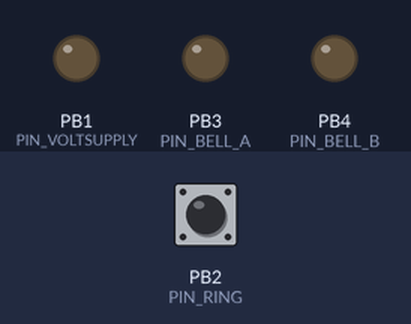
Bench run of a sketch on a simulated ATtiny85, built with avr-gcc and run on an emulated ATtiny85. Shown: output pins drawn as LEDs (lit = HIGH). Dashed ring = blinking. The inputs (shaded band) are chosen by the test bench; at power-on: PB2 (PIN_RING) HIGH.

Above: at 1.2 s.
1.3 s: PB2 (PIN_RING) pulled LOW for 0.15 s
At 2.5 s:
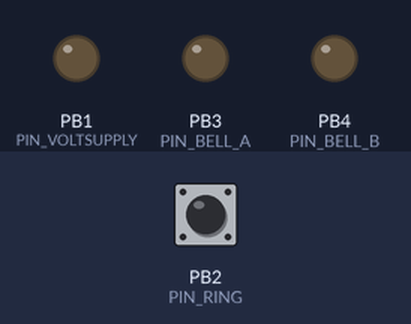
3.0 s: PB2 (PIN_RING) pulled LOW for 1 s
At 3.28 s:
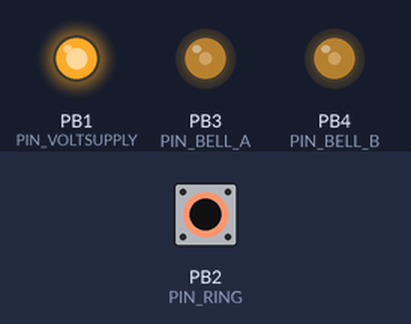
6.0 s: PB2 (PIN_RING) pulled LOW for 3.2 s
At 9.6 s:
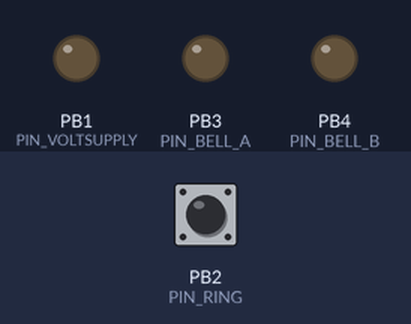
10.7 s: PB2 (PIN_RING) pulsed LOW 2 times (0.12 s each, 0.3 s apart)
At 10.99 s:
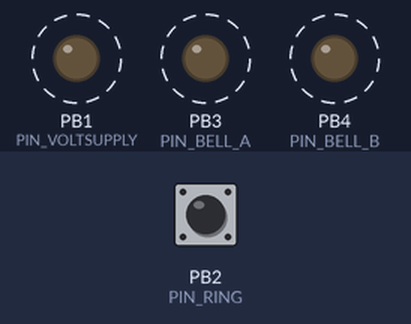
Timing chart, 0 to 13.7 s (numbered marks = the images above; inputs shaded):
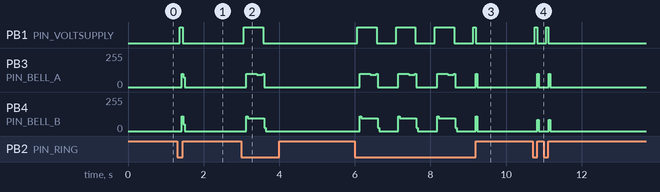

Measured:
- after the input at 1.3 s, PB1 (PIN_VOLTSUPPLY): LOW → HIGH after 0.06 s, → LOW 0.09 s later; PB3 (PIN_BELL_A): 0/255 → 98/255 after 0.12 s, → 73/255 0.04 s later, → 0/255 0.04 s later; PB4 (PIN_BELL_B): 0/255 → 112/255 after 0.12 s, → 49/255 0.04 s later, → 0/255 0.04 s later
- after the input at 3.0 s, PB1 (PIN_VOLTSUPPLY): LOW → HIGH after 0.06 s, → LOW 0.51 s later; PB3 (PIN_BELL_A): 0/255 → 98/255 after 0.12 s, → 92/255 0.28 s later, → 0/255 0.16 s later; PB4 (PIN_BELL_B): 0/255 → 94/255 after 0.12 s, → 0/255 0.48 s later
- after the input at 6.0 s, PB1 (PIN_VOLTSUPPLY): goes 3 × (HIGH 0.51 s, LOW 0.51 s), HIGH 0.06 s, then LOW, starting after 0.06 s; PB4 (PIN_BELL_B): 0/255 → 112/255 after 0.12 s, then repeats every 1.0 s: 94/255 0.44 s, 25/255 0.04 s, 0/255 0.50 s, 112/255 0.04 s
- after the input at 10.7 s, PB1 (PIN_VOLTSUPPLY): alternates HIGH for 0.06 s and LOW for 0.24 s, 4 changes in all, then stays LOW, starting after 0.06 s; PB3 (PIN_BELL_A): alternates 98/255 for 0.04 s and 0/255 for 0.26 s, 4 changes in all, then stays 0/255, starting after 0.12 s

The sketch:

RingerControler.ino
```cpp
#include <SoftwareSerial.h>

#define PIN_TX                          -1     // Disables transmision serial data
#define PIN_RX                          0      // PB0
#define PIN_BELL_A                      3      // PB4
#define PIN_BELL_B                      4      // PB5
#define PIN_VOLTSUPPLY                  1      // PB1
#define PIN_RING                        2      // PB2

#define MAX_DURATION                    60000  // Max duration of ringing (ms) to keep people from demolishing the phone
#define PULSE_WIDTH                     15     // Duration of single pulse to a bell (in ms)

#define RINGER_DELAY                    250    // ms

volatile boolean ringerActive         = false;
volatile boolean isRinging            = false;

volatile boolean timerStarted         = false;
volatile boolean doStartRinger        = false;
volatile boolean doStopRinger         = false;

volatile unsigned short ticks         = 0;
volatile unsigned long  mSec          = 0;

// Assemble ring signal
volatile unsigned short signalLength  = 4000;  // Length of sequence of rings + pause = 4000 ticks = 4 s
         unsigned short signalLength1 = 4000;  // Length of sequence of rings + pause = 4000 ticks = 4 s
         unsigned short signalLength2 = 1000;  // Length of sequence of rings + pause = 1000 ticks = 1 s
volatile unsigned short period        = 40;    // period cycle in ms. 40 ms ~ 25 Hz
         unsigned short period1       = 40;    // period cycle in ms. 40 ms ~ 25 Hz
         unsigned short period2       = 1000;  // period cycle in ms. One "ding dong" takes 1 s
volatile unsigned short nPeriod       = 50;    // Nr of periods = 50 * 40 = 2000 ms
         unsigned short nPeriod1      = 50;    // Nr of periods = 50 * 40 = 2000 ms
         unsigned short nPeriod2      = 2;     // Nr of periods

volatile boolean repeat               = false; // True = repeat signal after duration
volatile boolean inRingSeq            = false;

boolean dingDong                      = false; // Indicatie ringtone is "dingdong" or "tring"

char inputString[3]                   = "";    // a string to hold incoming data
boolean stringComplete                = false; // whether the string is complete
boolean inputAvailable                = false; //

boolean ringPin                       = false;
boolean prevRingPin                   = false;

SoftwareSerial TinySerial(PIN_RX, PIN_TX); // RX, TX

void setup()
{
  // set the data rate for the SoftwareSerial port
  TinySerial.begin(2400);

  pinMode(PIN_BELL_A, OUTPUT);
  pinMode(PIN_BELL_B, OUTPUT);
  pinMode(PIN_VOLTSUPPLY, OUTPUT);

  pinMode(PIN_RING, INPUT_PULLUP);

  // Set Timer to interrupt every 1 ms
  TCCR0A = (1 << WGM01);             // Clear Timer on Compare (CTC) mode
  TCCR0B = (1 << CS01);              // div8
  OCR0A  = F_CPU/8 * 0.001 - 1;      // 1000us compare value
  TIMSK |= (1<<OCIE0A);              // if you want interrupt
}


void loop ()
{

  // Check Ringer pin
  ringPin = (digitalRead(PIN_RING) == LOW);
  if (ringPin != prevRingPin)
  { // Reading changed since last loop cycle
    if (ringPin)
    {
      doStartRinger = true;
      setTring();
    }
    else
    {
      doStopRinger  = true;
      if (doStartRinger)
      {
        setDingDong();
      }
    }
  }
  prevRingPin = ringPin;

  if (inputAvailable)
    doStopRinger  = true; // Always stop ringer in case of any input

  if (stringComplete)
  {
    // Process request

    if (strcmp(inputString, "S1") == 0) // SET SIGNAL DINGDONG
    {
      setDingDong();
    }
    else if (strcmp(inputString, "S2") == 0) // SET SIGNAL TRING
    {
      setTring();
    }

    stringComplete = false;
    inputAvailable = false;
    strcpy(inputString, "");

  } // End if

  inputEvent();

} // End loop ()

void setTring()
{
  dingDong      = false;
  repeat        = true;
  signalLength  = signalLength1;
  period        = period1;
  nPeriod       = nPeriod1;
}

void setDingDong()
{
  dingDong      = true;
  repeat        = false;
  signalLength  = signalLength2;
  period        = period2;
  nPeriod       = nPeriod2;
}

/*
  SerialEvent occurs whenever a new data comes in the
 hardware serial RX.  This routine is run between each
 time loop() runs, so using delay inside loop can delay
 response.  Multiple bytes of data may be available.
 */
void inputEvent()
{
  while (TinySerial.available())
  {
    inputAvailable = true;

    // get the new byte:
    char inChar[1];
    inChar[0] = (char)TinySerial.read();

    // add it to the inputString:
    // if the incoming character is a newline, set a flag
    // so the main loop can do something about it:
    if (inChar[0] == '\n' || strlen(inputString) > 1)
    {
      stringComplete = true;
    }
    else
    {
      strcat(inputString, inChar);
    }
  }
}


// Interrupt is called once a millisecond,
ISR(TIMER0_COMPA_vect)
{

  mSec++;

  if (doStartRinger)
  {
    if(!timerStarted)
    {
      mSec = 0;
      timerStarted = true;
    }
    if (mSec == RINGER_DELAY)
    {
      ringerActive  = true;
      doStartRinger = false;
    }
  }

  if (doStopRinger && (!dingDong || mSec >= RINGER_DELAY + signalLength))
  {
    ringerActive = false;
    doStopRinger = false;

    timerStarted = false;
  }

  if (ringerActive)
  {

    if (repeat || !isRinging)
    {
      if (!isRinging)
      {
        isRinging = true;
        ticks     = 0;
      }

      if (ticks == 0)
      {
        digitalWrite(PIN_VOLTSUPPLY,HIGH); // Start voltage supply
        inRingSeq = true;
      }
      else if (ticks == nPeriod * period)
      {
        digitalWrite(PIN_VOLTSUPPLY,LOW); // Stop voltage supply
        inRingSeq = false;
      }
      else if (ticks == signalLength -1)
      {
        if (mSec > MAX_DURATION + RINGER_DELAY)
        { // Max duration reached, stop ringing in next cycle
          doStopRinger = true;
        }
      }

      if (inRingSeq)
      { // within sequence of ring cycles

        unsigned int cycleTicks = ticks % period;
        if (cycleTicks == 0)
          digitalWrite(PIN_BELL_A,HIGH);// Bell A on
        else if (cycleTicks == PULSE_WIDTH)
          digitalWrite(PIN_BELL_A,LOW);// Bell A off
        else if (cycleTicks == period / 2)
          digitalWrite(PIN_BELL_B,HIGH);// Bell B on
        else if (cycleTicks == PULSE_WIDTH + period / 2)
          digitalWrite(PIN_BELL_B,LOW);// Bell B off

      }

      ticks = ++ticks % signalLength;

    }
    else
    {
      // Stop ringer
      ringerActive = false;
    }

  } // if (ringerActive)
  else if (isRinging)
  {
    digitalWrite(PIN_BELL_A,LOW);     // Bell A off
    digitalWrite(PIN_BELL_B,LOW);     // Bell B off
    digitalWrite(PIN_VOLTSUPPLY,LOW); // Stop voltage supply

    isRinging = false;
  }

}
```
